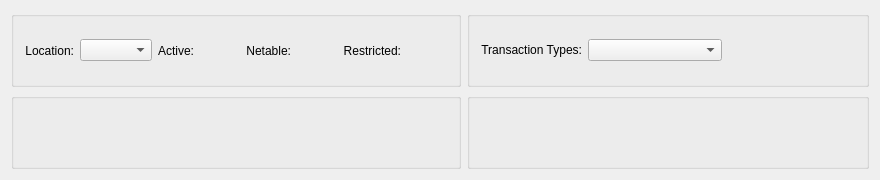
<?xml version="1.0" encoding="UTF-8"?>
<ui version="4.0">
 <comment>This file is part of the xTuple ERP: PostBooks Edition, a free and
open source Enterprise Resource Planning software suite,
Copyright (c) 1999-2019 by OpenMFG LLC, d/b/a xTuple.
It is licensed to you under the Common Public Attribution License
version 1.0, the full text of which (including xTuple-specific Exhibits)
is available at www.xtuple.com/CPAL.  By using this software, you agree
to be bound by its terms.</comment>
 <class>dspDetailedInventoryHistoryByLocation</class>
 <widget class="QWidget" name="dspDetailedInventoryHistoryByLocation">
  <property name="geometry">
   <rect>
    <x>0</x>
    <y>0</y>
    <width>880</width>
    <height>180</height>
   </rect>
  </property>
  <property name="windowTitle">
   <string>Detailed Inventory History by Location</string>
  </property>
  <layout class="QGridLayout" name="gridLayout">
   <item row="0" column="0">
    <widget class="QGroupBox" name="_locGroup">
     <property name="title">
      <string/>
     </property>
     <layout class="QHBoxLayout" name="horizontalLayout">
      <item>
       <widget class="QLabel" name="_locationLit">
        <property name="text">
         <string>Location:</string>
        </property>
        <property name="alignment">
         <set>Qt::AlignRight|Qt::AlignTrailing|Qt::AlignVCenter</set>
        </property>
       </widget>
      </item>
      <item>
       <widget class="XComboBox" name="_location">
        <property name="sizePolicy">
         <sizepolicy hsizetype="Expanding" vsizetype="Fixed">
          <horstretch>0</horstretch>
          <verstretch>0</verstretch>
         </sizepolicy>
        </property>
       </widget>
      </item>
      <item>
       <widget class="QLabel" name="_activeLit">
        <property name="sizePolicy">
         <sizepolicy hsizetype="Preferred" vsizetype="Preferred">
          <horstretch>0</horstretch>
          <verstretch>0</verstretch>
         </sizepolicy>
        </property>
        <property name="minimumSize">
         <size>
          <width>0</width>
          <height>0</height>
         </size>
        </property>
        <property name="text">
         <string>Active:</string>
        </property>
        <property name="alignment">
         <set>Qt::AlignRight|Qt::AlignTrailing|Qt::AlignVCenter</set>
        </property>
       </widget>
      </item>
      <item>
       <widget class="QLabel" name="_active">
        <property name="minimumSize">
         <size>
          <width>40</width>
          <height>0</height>
         </size>
        </property>
        <property name="text">
         <string/>
        </property>
        <property name="alignment">
         <set>Qt::AlignLeading|Qt::AlignLeft|Qt::AlignVCenter</set>
        </property>
       </widget>
      </item>
      <item>
       <widget class="QLabel" name="_netableLit">
        <property name="sizePolicy">
         <sizepolicy hsizetype="Preferred" vsizetype="Preferred">
          <horstretch>0</horstretch>
          <verstretch>0</verstretch>
         </sizepolicy>
        </property>
        <property name="minimumSize">
         <size>
          <width>0</width>
          <height>0</height>
         </size>
        </property>
        <property name="text">
         <string>Netable:</string>
        </property>
        <property name="alignment">
         <set>Qt::AlignRight|Qt::AlignTrailing|Qt::AlignVCenter</set>
        </property>
       </widget>
      </item>
      <item>
       <widget class="QLabel" name="_netable">
        <property name="minimumSize">
         <size>
          <width>40</width>
          <height>0</height>
         </size>
        </property>
        <property name="text">
         <string/>
        </property>
        <property name="alignment">
         <set>Qt::AlignLeading|Qt::AlignLeft|Qt::AlignVCenter</set>
        </property>
       </widget>
      </item>
      <item>
       <widget class="QLabel" name="_restrictedLit">
        <property name="sizePolicy">
         <sizepolicy hsizetype="Preferred" vsizetype="Preferred">
          <horstretch>0</horstretch>
          <verstretch>0</verstretch>
         </sizepolicy>
        </property>
        <property name="minimumSize">
         <size>
          <width>0</width>
          <height>0</height>
         </size>
        </property>
        <property name="text">
         <string>Restricted:</string>
        </property>
        <property name="alignment">
         <set>Qt::AlignRight|Qt::AlignTrailing|Qt::AlignVCenter</set>
        </property>
       </widget>
      </item>
      <item>
       <widget class="QLabel" name="_restricted">
        <property name="minimumSize">
         <size>
          <width>40</width>
          <height>0</height>
         </size>
        </property>
        <property name="text">
         <string/>
        </property>
        <property name="alignment">
         <set>Qt::AlignLeading|Qt::AlignLeft|Qt::AlignVCenter</set>
        </property>
       </widget>
      </item>
     </layout>
    </widget>
   </item>
   <item row="0" column="1">
    <widget class="QGroupBox" name="_transGroup">
     <property name="title">
      <string/>
     </property>
     <layout class="QGridLayout" name="gridLayout_3">
      <item row="0" column="0">
       <widget class="QLabel" name="_transTypeLit">
        <property name="text">
         <string>Transaction Types:</string>
        </property>
        <property name="alignment">
         <set>Qt::AlignRight|Qt::AlignTrailing|Qt::AlignVCenter</set>
        </property>
       </widget>
      </item>
      <item row="0" column="1">
       <widget class="XComboBox" name="_transType">
        <property name="sizePolicy">
         <sizepolicy hsizetype="Expanding" vsizetype="Fixed">
          <horstretch>0</horstretch>
          <verstretch>0</verstretch>
         </sizepolicy>
        </property>
       </widget>
      </item>
      <item row="0" column="2">
       <spacer name="horizontalSpacer_2">
        <property name="orientation">
         <enum>Qt::Horizontal</enum>
        </property>
        <property name="sizeHint" stdset="0">
         <size>
          <width>40</width>
          <height>20</height>
         </size>
        </property>
       </spacer>
      </item>
     </layout>
    </widget>
   </item>
   <item row="1" column="0">
    <widget class="QGroupBox" name="_dateGroup">
     <property name="title">
      <string/>
     </property>
     <layout class="QGridLayout" name="gridLayout_2">
      <item row="0" column="0">
       <widget class="DateCluster" name="_dates"/>
      </item>
      <item row="0" column="1">
       <spacer name="horizontalSpacer">
        <property name="orientation">
         <enum>Qt::Horizontal</enum>
        </property>
        <property name="sizeHint" stdset="0">
         <size>
          <width>40</width>
          <height>20</height>
         </size>
        </property>
       </spacer>
      </item>
     </layout>
    </widget>
   </item>
   <item row="1" column="1">
    <widget class="WarehouseGroup" name="_warehouse">
     <property name="title">
      <string/>
     </property>
     <property name="fixedSize">
      <bool>false</bool>
     </property>
    </widget>
   </item>
  </layout>
 </widget>
 <layoutdefault spacing="6" margin="11"/>
 <customwidgets>
  <customwidget>
   <class>DateCluster</class>
   <extends>QWidget</extends>
   <header>datecluster.h</header>
   <container>1</container>
  </customwidget>
  <customwidget>
   <class>WarehouseGroup</class>
   <extends>QGroupBox</extends>
   <header>warehousegroup.h</header>
   <container>1</container>
  </customwidget>
  <customwidget>
   <class>XComboBox</class>
   <extends>QComboBox</extends>
   <header>xcombobox.h</header>
  </customwidget>
 </customwidgets>
 <tabstops>
  <tabstop>_location</tabstop>
  <tabstop>_transType</tabstop>
  <tabstop>_dates</tabstop>
 </tabstops>
 <resources/>
 <connections/>
</ui>
